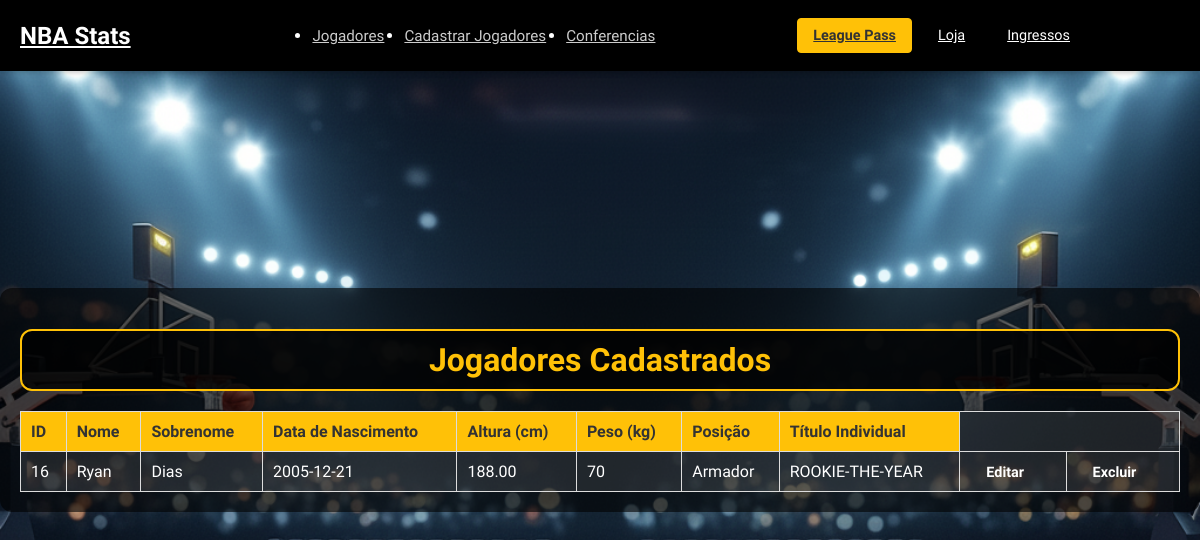
The page /ListarJogador.php on the database as committed earlier.
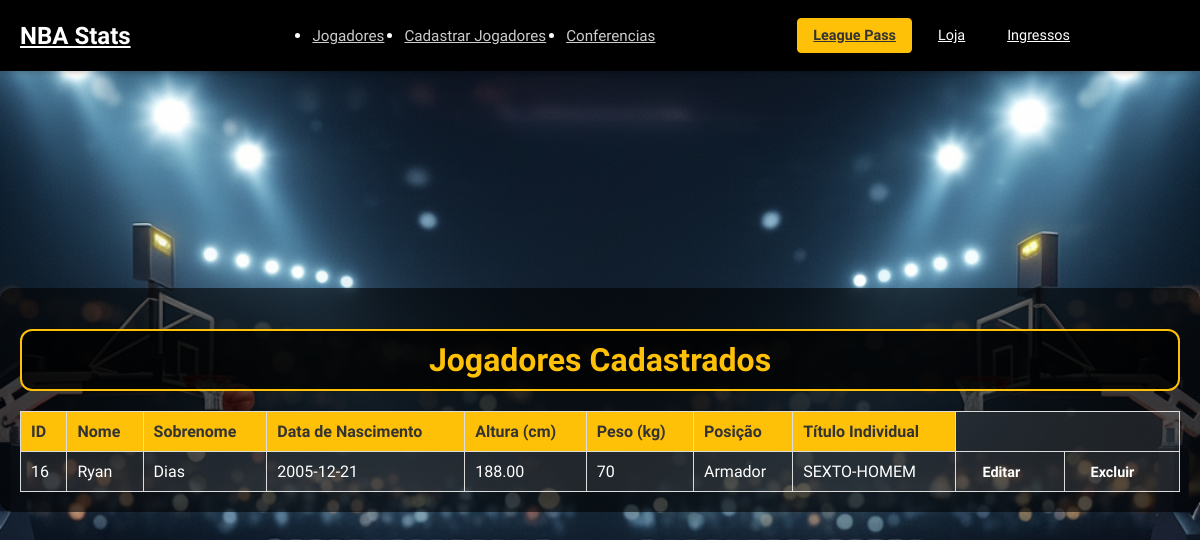
The same page on the database as committed later.
### tables this page shows
CREATE TABLE `jogadores` (
  `ID_JOGADORES` int(11) NOT NULL,
  `NOME_DOS_JOGADORES` text DEFAULT NULL,
  `SOBRENOME` text DEFAULT NULL,
  `DATANASCIMENTO` text DEFAULT NULL,
  `ALTURA` decimal(10,2) DEFAULT NULL,
  `PESO` double DEFAULT NULL,
  `POSICAO` text DEFAULT NULL,
  `ID_TITULOS` int(11) DEFAULT NULL,
  `TITULO_NOME` varchar(100) DEFAULT NULL
);

### ListarJogador.php (the view, shortened to what this page needs)
<!DOCTYPE html>
<html lang="pt-BR">
<head>
    <link rel="stylesheet" href="css/ListarJogador.css">
</head>
<body>
    <header class="navbar">
        <div class="navbar-container">
            <a href="PaginaInicial.php" class="navbar-brand">
                NBA Stats
            </a>
            <nav class="navbar-nav">
                <ul>
                    <li><a href="ListarJogador.php">Jogadores</a></li>
                    <li><a href="CadastrarJogador.php">Cadastrar Jogadores</a></li>
                    <li><a href="https://www.nba.com/standings">Conferencias</a></li>
                </ul>
            </nav>
            <div class="navbar-actions">
                <a href="https://www.nba.com/league-pass-purchase" class="btn btn-primary">League Pass</a>
                <a href="https://www.lojanba.com/?gad_source=1&gad_campaignid=938512033&gclid=CjwKCAjwo4rCBhAbEiwAxhJlCay62rU5L7UPk8errIDoaW4-8vJazlma-5oevfFBODys1ASFLnEMphoCfMUQAvD_BwE" class="btn">Loja</a>
                <a href="https://www.ticketmaster.com.br/event/nbahouse?utm_source=google-ads&utm_medium=cpc&utm_campaign=dojo_2025_nbab_2025_nba_0001_nbahouse_0001_gads_sit_cpc_na_4_na&utm_content=lancamento_cs_gads-gads-sea_sea_lin_pro-sav-seg014-termosgenricoseinstitucionais_geo_mult_18-55_w16apr&utm_term=lancamento_inch_nba-house-2025_na_na_na_sea_dim021_cta017_web_all&gad_source=1&gad_campaignid=22448207946&gclid=CjwKCAjwo4rCBhAbEiwAxhJlCRheIVpJI_N7_voFPLSK2zp9Chbp7U67t2sUisv6B0yP5xSe6NTU3BoCVvMQAvD_BwE" class="btn">Ingressos</a>
                <a href="#" class="btn"><i class="fas fa-ellipsis-h"></i></a>
                <a href="#" class="btn"><i class="fas fa-user"></i> </a>
            </div>
        </div>
    </header>
    <div class="main-center">
        <div class="container">
            <h1>Jogadores Cadastrados</h1>
            <?php
            require_once 'conexão/RotaListar.php';
            $sql = "SELECT ID_JOGADORES, NOME_DOS_JOGADORES, SOBRENOME, DATANASCIMENTO, ALTURA, PESO, POSICAO, TITULO_NOME FROM jogadores";
            $result = $conn->query($sql);
            if ($result->num_rows > 0) {
                echo "<table>";
                echo "<thead>";
                echo "<tr>";
                echo "<th>ID</th>";
                echo "<th>Nome</th>";
                echo "<th>Sobrenome</th>";
                echo "<th>Data de Nascimento</th>";
                echo "<th>Altura (cm)</th>";
                echo "<th>Peso (kg)</th>";
                echo "<th>Posição</th>";
                echo "<th>Título Individual</th>";
                echo "</tr>";
                echo "</thead>";
                echo "<tbody>";
                while($row = $result->fetch_assoc()) {
                    echo "<tr>";
                    echo "<td>" . $row["ID_JOGADORES"] . "</td>";
                    echo "<td>" . $row["NOME_DOS_JOGADORES"] . "</td>";
                    echo "<td>" . $row["SOBRENOME"] . "</td>";
                    echo "<td>" . $row["DATANASCIMENTO"] . "</td>";
                    echo "<td>" . $row["ALTURA"] . "</td>";
                    echo "<td>" . $row["PESO"] . "</td>";
                    echo "<td>" . $row["POSICAO"] . "</td>";
                    echo "<td>" . $row["TITULO_NOME"] . "</td>";
                    echo "<td><a href='EditarJogador.php?id=" . $row["ID_JOGADORES"] . "' class='btn btn-edit'>Editar</a></td>";
                    echo "<td><a href='conexão/ExcluirJogador.php?id=" . $row["ID_JOGADORES"] . "' class='btn btn-delete' onclick='return confirm(\"Tem certeza que deseja excluir este jogador?\")'>Excluir</a></td>";
                    echo "</tr>";
                }
                echo "</tbody>";
                echo "</table>";
            } else {
                echo "<p>Nenhum jogador cadastrado.</p>";
            }
            ?>
        </div>
    </div>
</body>
</html>

Rows that differ between the two databases and show on the page:
changed jogadores "Ryan": TITULO_NOME "ROOKIE-THE-YEAR" → "SEXTO-HOMEM"
